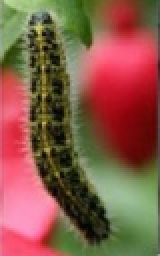
%> input picture MatlabWorkspace5Edition/Chapter 6/insect.JPG, 80 x 128 px, shrunk from 259 x 413 before the run (shown 2 times larger)
$ octave calculate_symmetry_axis.m   (GNU Octave 9; MATLAB toolbox functions it lacks are replaced by stand-ins)
%> lines starting %> are read from the running program, lines starting %| are printed output that depends on the picture; in (x1, y1, x2, y2) boxes, pixels count from 0 and x2, y2 are one past the last pixel; in counts of white or black regions, pixels touching at a corner belong together; the program's own positions count from 1
### MatlabWorkspace5Edition/Chapter 6/LoG_template.m
function snd_order = LoG_template(winsize,sigma)
%To form a Laplacian of Gaussian template
%
%  Usage: [new image] = LoG_template(winsize,sigma)
%
%  Parameters: winsize    - size of template
%              sigma      - standard deviation of template

half=floor(winsize/2)+1;
snd_order(1:winsize,1:winsize)=0;

%then form the LoG template
sum=0;
for x = 1:winsize %address all columns
  for y = 1:winsize %address all rows except border
    snd_order(y,x)= (1/(sigma^2))*((((x-half)^2+(y-half)^2)/sigma^2)-2)*...
        exp(-(((x-half)^2+(y-half)^2)/(2*sigma^2)));
    sum=sum+snd_order(y,x);
  end
end
snd_order=snd_order/sum;
end

### MatlabWorkspace5Edition/Chapter 6/template_convolve.m
function convolved = template_convolve(image,template)
%New image point brightness convolution of template with image
%  Usage: [new image] = convolve(image,template of point values)
%
%  Parameters: image      - array of points
%              template   - array of weighting coefficients

%get image dimensions
[rows,cols]=size(image);

%get template dimensions
[trows,tcols]=size(template);

%half of template rows is
tr=floor(trows/2);

%half of template cols is
tc=floor(tcols/2);

%set an output as black
convolved(1:rows,1:cols)=0;

%then convolve the template
for x = tc+1:cols-tc %address all columns except border
    for y = tr+1:rows-tr %address all rows except border
        sum=0; %initialise the sum
        for iwin=1:tcols %address all points in the template
            for jwin=1:trows
                sum=sum+image(y+jwin-tr-1,x+iwin-tc-1)*...
                           template(trows-jwin+1,tcols-iwin+1);
            end
        end
        convolved(y,x)=sum;
    end
end

### MatlabWorkspace5Edition/Chapter 6/zero_cross.m
function zero_xing = zero_cross(image)
%New image shows zero crossing points
%
%  Usage: [new image] = zero_cross(image)
%
%  Parameters: image      - array of points from application of LoG

%get dimensions
[rows,cols]=size(image);

%set the output image to black (0)
zero_xing(1:rows,1:cols)=0;

%then form the four quadrant points
for x = 2:cols-1 %address all columns except border
  for y = 2:rows-1 %address all rows except border
    int(1)=image(y-1,x-1)+image(y-1,x)+image(y,x-1)+image(y,x);
    int(2)=image(y,x-1)+image(y,x)+image(y+1,x-1)+image(y+1,x);
    int(3)=image(y-1,x)+image(y-1,x+1)+image(y,x)+image(y,x+1);
    int(4)=image(y,x)+image(y,x+1)+image(y+1,x)+image(y+1,x+1);
    %now work out the max and min values
    maxval=max(int);
    minval=min(int);
    %and label it as zero crossing if there is one (!)
    if (maxval>0)&&(minval<0)
        zero_xing(y,x)=255;
    end
  end
end

### MatlabWorkspace5Edition/Chapter 6/Sobel_log.m
function edge = Sobel_log(image)
%New image point brightness = log magnitude of Sobel operator (for DST)
%
%  Usage: [new image] = Sobel_log(image)
%
%  Parameters: images of magnitude and phase      - arrays of points

%get dimensions
[rows,cols]=size(image);

%set the output image to black (0)
edge(1:rows,1:cols,2)=0;

%then form the difference
for x = 2:cols-1 %address all columns except border
  for y = 2:rows-1 %address all rows except border
    Sobel_y=image(y-1,x-1)+2*image(y-1,x)+image(y-1,x+1)-...
             image(y+1,x-1)-2*image(y+1,x)-image(y+1,x+1);
    Sobel_x=image(y-1,x-1)+2*image(y,x-1)+image(y+1,x-1)-...
             image(y-1,x+1)-2*image(y,x+1)-image(y+1,x+1);
    edge(y,x,1)=log(1+sqrt(Sobel_x*Sobel_x+Sobel_y*Sobel_y));
    edge(y,x,2)=atan(Sobel_y/Sobel_x);
        % edge(y,x,2)=atan(Sobel_y/Sobel_x)+(pi/2);
    if (edge(y,x,1)==0) edge(y,x,2)=0; end
    if (Sobel_y==0)&&(Sobel_x>0)
        edge(y,x,2)=pi;
    end
    if (Sobel_y==0)&&(Sobel_x<0)
        edge(y,x,2)=0;
    end
  end
end

### MatlabWorkspace5Edition/Chapter 6/calculate_symmetry_axis.m
eye=imread('insect.jpg');
%> eye is the input picture: size 128x80x3 uint8; mean R, G, B 137, 90.2, 72.5
%images are stored as integers, so we need to double them for Matlab
%we also need to ensure we have a greyscale, not three colour planes
eye=double(eye(:,:,1));
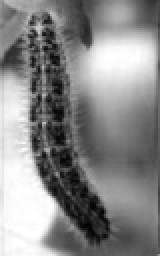
%> eye: size 128x80 double (shown 2 times larger); min 0, max 255, mean 137
colormap(gray);
a=template_convolve(eye,LoG_template(55,9));
%> in template_convolve, `convolved(1:rows,1:cols)=0;`: convolved: size 128x80 double; every value is 0
%> after the loop in template_convolve, `for x = tc+1:cols-tc`:
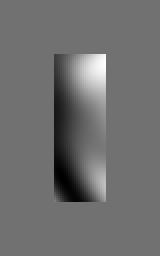
%> convolved: size 128x80 double (shown 2 times larger); min -1248.4, max 1564.6, mean -22.4; drawn with min black and max white
b=zero_cross(a);
%> after the loop in zero_cross, `for x = 2:cols-1`:
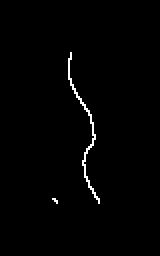
%> zero_xing: size 128x80 double (shown 2 times larger); 1.1% white in thin lines or dots, all inside (x1, y1, x2, y2) = (26, 26, 50, 102)
%> after the loop in zero_cross, `for x = 2:cols-1`: int = [0 0 0 0]
imagesc(b);
%> (the run ends here)
